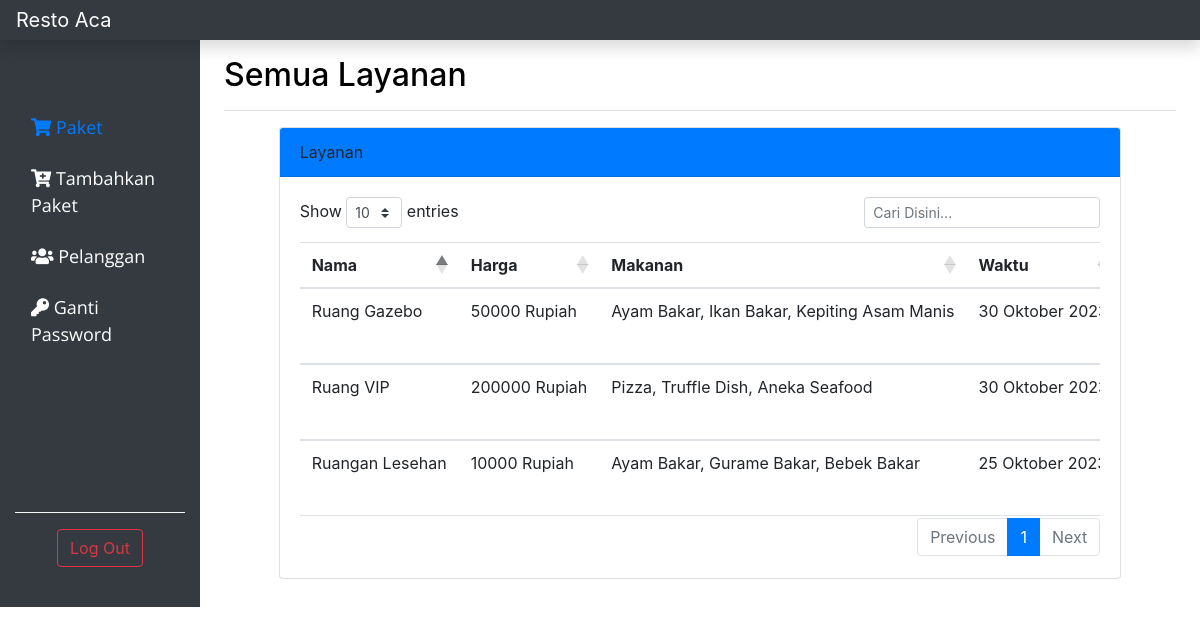
/product.php (signed in), run on the app's committed database.
### tables this page shows
CREATE TABLE `products` (
  `id` int(11) NOT NULL,
  `model` varchar(150) NOT NULL,
  `id_admin` int(100) NOT NULL,
  `title` varchar(255) NOT NULL,
  `price` float NOT NULL,
  `display` varchar(150) NOT NULL,
  `hardware` varchar(255) NOT NULL,
  `camera` varchar(255) NOT NULL,
  `battery` varchar(255) NOT NULL,
  `qty` int(11) NOT NULL,
  `images` text NOT NULL,
  `created_at` timestamp NOT NULL DEFAULT CURRENT_TIMESTAMP
);

### product_class.php (called while the page is built, shortened)
<?php
class Products {
    private $servername = "localhost";
    private $username = "root";
    private $password = "";
    private $database = "phpoop";
    public $con;
    public function __construct()
    {
        $this->con = new mysqli($this->servername, $this->username, $this->password, $this->database);
        if (mysqli_connect_error()) {
            trigger_error("Failed to connect to MySQL: " . mysqli_connect_error());
        } else {
            return $this->con;
        }
    }
    public function displayProduct()
    {
        $query = "SELECT * FROM products";
        $result = $this->con->query($query);
        if ($result->num_rows > 0) {
            $data = [];
            while ($row = $result->fetch_assoc()) {
                $data[] =  $row;
            }
            return $data;
        } else {
            echo "No found records";
        }
    }
}

### product.php (the view, shortened to what this page needs)
<?php
include "product_class.php";
$addProducts = new Products();
$display = $addProducts->displayProduct();
?>
<html lang="en">
<head>
    <link rel="stylesheet" href="admin.css">
    <link href="https://cdn.jsdelivr.net/npm/bootstrap@5.0.0-beta1/dist/css/bootstrap.min.css" rel="stylesheet">
    <link rel="stylesheet" href="https://cdnjs.cloudflare.com/ajax/libs/twitter-bootstrap/4.5.2/css/bootstrap.css">
    <link rel="stylesheet" href="https://cdn.datatables.net/1.10.22/css/dataTables.bootstrap4.min.css">
    <link rel="stylesheet" href="https://cdn.datatables.net/responsive/2.2.6/css/responsive.bootstrap4.min.css">
    <link rel="stylesheet" href="https://cdnjs.cloudflare.com/ajax/libs/font-awesome/5.15.1/css/all.min.css">
</head>
<body>
    <header class="navbar navbar-dark sticky-top bg-dark flex-md-nowrap p-0 shadow">
        <a class="navbar-brand col-md-3 col-lg-2 me-0 px-3" href="#">Resto Aca</a>
    </header>
    <div class="container-fluid">
        <div class="row">
            <nav id="sidebarMenu" class="col-md-3 col-lg-2 d-md-block bg-dark sidebar collapse ">
                <div class="position-sticky pt-3">
                    <ul class="nav flex-column">
                        <li class="nav-item  mb-2">
                            <a class="nav-link  active" href="product.php">
                                <i class="fas fa-shopping-cart"></i>
                                Paket
                            </a>
                        </li>
                        <li class="nav-item  mb-2">
                            <a class="nav-link  text-white" href="add_product.php">
                                <i class="fas fa-cart-plus"></i>
                                Tambahkan Paket
                            </a>
                        </li>
                        <li class="nav-item  mb-2">
                            <a class="nav-link  text-white" href="customers.php">
                                <i class="fas fa-users"></i>
                                Pelanggan
                            </a>
                        </li>
                        <li class="nav-item  mb-2">
                            <a class="nav-link text-white" href="changePassword.php">
                                <i class="fas fa-key"></i>
                                Ganti Password
                            </a>
                        </li>
                    </ul>
                    <div class="border-top border-light p-3 mb-4 mt-5">
                        <div class="text-center">
                            <a href="logoutadmin.php" class="btn btn-outline-danger">Log Out</a>
                        </div>
                    </div>
                </div>
            </nav>
            <main class="col-md-9 ms-sm-auto col-lg-10 px-md-4">
                <div class="d-flex justify-content-between flex-wrap flex-md-nowrap align-items-center pt-3 pb-2 mb-3 border-bottom">
                    <h1 class="h2">Semua Layanan</h1>
                </div>
                <div class="container">
                    <div class="row justify-content-md-center">
                        <div class="col-md-11">
                            <div class="card">
                                <div class="card-header bg-primary">
                                    Layanan
                                </div>
                                <div class="card-body">
                                    <table id="example" class="table  responsive nowrap  table-responsive-sm" style="width:100%">
                                        <thead>
                                            <tr>
                                                <th>Nama</th>
                                                <th>Harga</th>
                                                <th>Makanan</th>
                                                <th>Waktu</th>
                                            </tr>
                                        </thead>
                                        <tbody>
                                            <?php
                                            if (count($display)) {
                                                foreach ($display as $row) {
                                            ?>
                                                    <tr>
                                                        <td><?php echo ucfirst($row['title']) ?></td>
                                                        <td><?php echo $row['price'] ?> Rupiah</td>
                                                        <td><?php echo $row['hardware'] ?></td>
                                                        <td><?php echo $row['battery'] ?></td>
                                                    </tr>
                                            <?php }
                                            } ?>
                                        </tbody>
                                    </table>
                                </div>
                            </div>
                        </div>
                    </div>
                </div>
            </main>
        </div>
    </div>
</body>
</html>

### admin.css (style rules this page uses)
* { padding: 0; margin: 0; box-sizing: border-box; }
#sidebarMenu .nav { margin-top: 50px; padding-bottom: 100px; }
.nav-link { font-family: 'Open Sans', sans-serif; font-size: 18px; }
.h2 { color:black; }

### data on the page
products: title "Ruangan Lesehan", price "10000", hardware "Ayam Bakar, Gurame Bakar, Bebek Bakar", battery "25 Oktober…"
products: title "Ruang VIP", price "200000", hardware "Pizza, Truffle Dish, Aneka Seafood", battery "30 Oktober…"
products: title "Ruang Gazebo", price "50000", hardware "Ayam Bakar, Ikan Bakar, Kepiting Asam Manis", battery "30 Oktober…"
